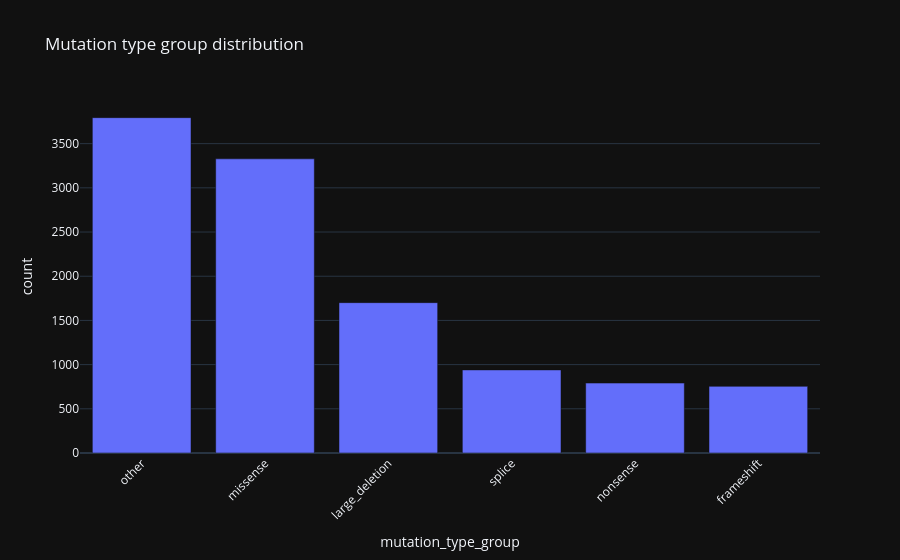

Notebook cell for this chart:
### Code cell
mt_counts = df["mutation_type_group"].fillna("NA").value_counts().reset_index()
mt_counts.columns = ["mutation_type_group", "count"]

fig = px.bar(
    mt_counts,
    x="mutation_type_group",
    y="count",
    title="Mutation type group distribution"
)
fig.update_xaxes(tickangle=-45)
fig.show()

### Figure 1 — Plotly figure (JSON) as saved in the notebook; plotly's stock layout.template omitted (floating-point values rounded to 4 significant figures)
{"data": [{"hovertemplate": "mutation_type_group=%{x}<br>count=%{y}<extra></extra>", "legendgroup": "", "marker": {"color": "#636efa", "pattern": {"shape": ""}}, "name": "", "orientation": "v", "showlegend": false, "textposition": "auto", "x": ["other", "missense", "large_deletion", "splice", "nonsense", "frameshift"], "xaxis": "x", "y": [3794, 3328, 1701, 940, 791, 754], "yaxis": "y", "type": "bar"}], "layout": {"xaxis": {"anchor": "y", "domain": [0.0, 1.0], "title": {"text": "mutation_type_group"}, "tickangle": -45}, "yaxis": {"anchor": "x", "domain": [0.0, 1.0], "title": {"text": "count"}}, "legend": {"tracegroupgap": 0}, "title": {"text": "Mutation type group distribution"}, "barmode": "relative"}}
